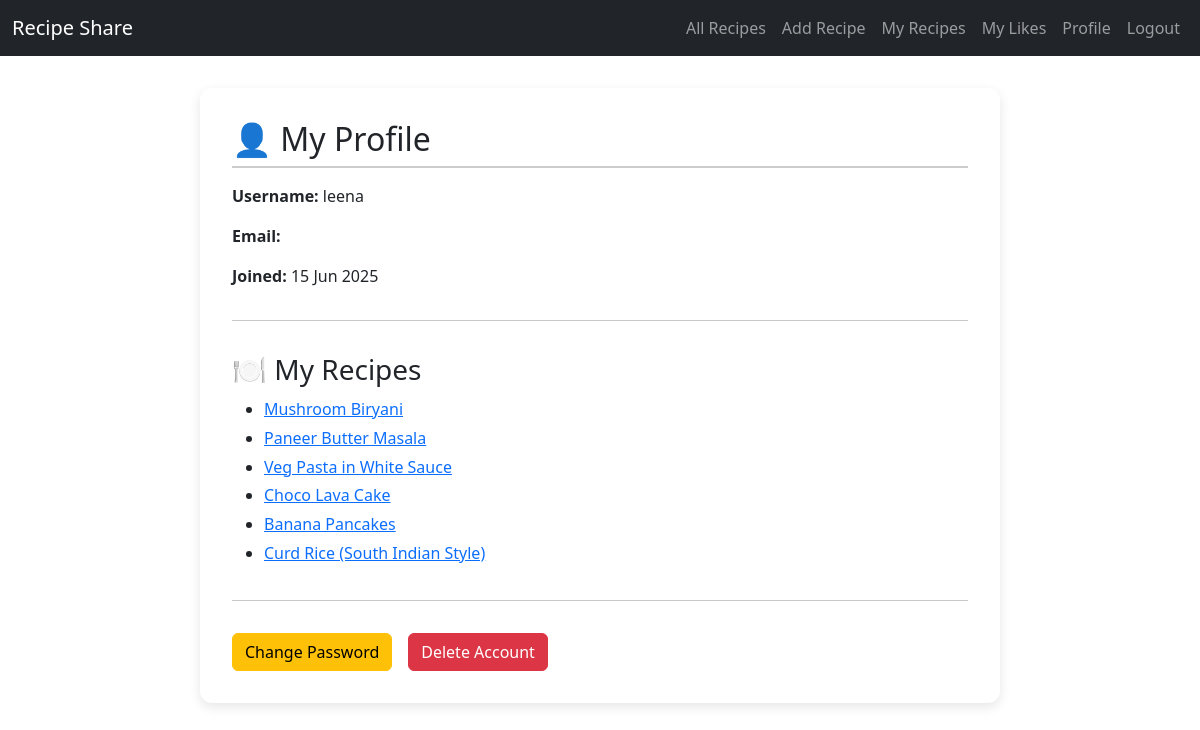
Page /profile/ (signed in) on the committed database.
### recipes/models.py (models this page shows, shortened)
class Recipe(models.Model):
    title = models.CharField(max_length=100)
    description = models.TextField()
    ingredients = models.TextField()
    steps = models.TextField()
    image = CloudinaryField('image', blank=True, null=True)
    likes = models.ManyToManyField(User, related_name='liked_recipes', blank=True)
    user = models.ForeignKey(User, on_delete=models.CASCADE, related_name='recipes', null=True, blank=True)
    author = models.ForeignKey(User, on_delete=models.CASCADE)
    created_at = models.DateTimeField(auto_now_add=True)

### recipes/views.py (the view)
# urls.py: path('profile/', views.profile_view, name='profile'),
@login_required
def profile_view(request):
    recipes = Recipe.objects.filter(author=request.user)
    return render(request, 'recipes/profile.html', {
        'user': request.user,
        'recipes': recipes
    })

### recipes/templates/recipes/profile.html
{% extends 'recipes/base.html' %}
{% block content %}
<div style="max-width: 800px; margin: 2rem auto; padding: 2rem; background-color: #fff; border-radius: 12px; box-shadow: 0 4px 12px rgba(0,0,0,0.1);">
  <h2 style="border-bottom: 2px solid #ccc; padding-bottom: 0.5rem; margin-bottom: 1rem;">👤 My Profile</h2>
  <p><strong>Username:</strong> {{ user.username }}</p>
  <p><strong>Email:</strong> {{ user.email }}</p>
  <p><strong>Joined:</strong> {{ user.date_joined|date:"d M Y" }}</p>
  <hr style="margin: 2rem 0;">
  <h3>🍽️ My Recipes</h3>
  {% if recipes %}
    <ul style="line-height: 1.8;">
      {% for recipe in recipes %}
        <li><a href="{% url 'recipe-detail' recipe.pk %}">{{ recipe.title }}</a></li>
      {% endfor %}
    </ul>
  {% else %}
    <p>You haven't added any recipes yet.</p>
  {% endif %}
  <hr style="margin: 2rem 0;">
  <div style="margin-top: 1rem;">
    <div class="mt-3 d-flex gap-2">
  <a href="{% url 'change_password' %}" class="btn btn-warning me-2"> Change Password</a>
  <a href="{% url 'delete_account' %}" class="btn btn-danger"> Delete Account</a>
</div>
  </div>
</div>
{% endblock %}

### rows in the picture
Recipe: title "Mushroom Biryani"
Recipe: title "Paneer Butter Masala"
Recipe: title "Veg Pasta in White Sauce"
Recipe: title "Choco Lava Cake"
Recipe: title "Banana Pancakes"
Recipe: title "Curd Rice (South Indian Style)"

### other values in the picture
{{ user.username }} "leena"
{{ user.date_joined|date:"d M Y" }} "15 Jun 2025"
